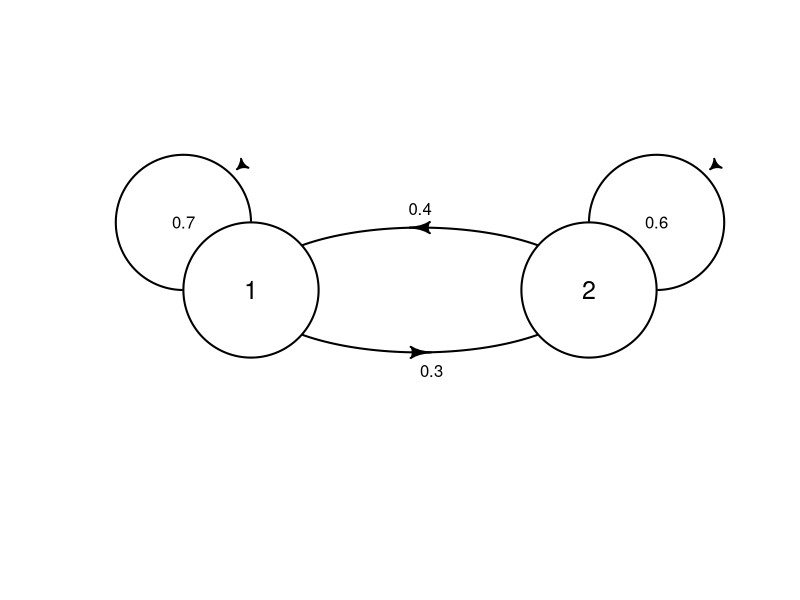
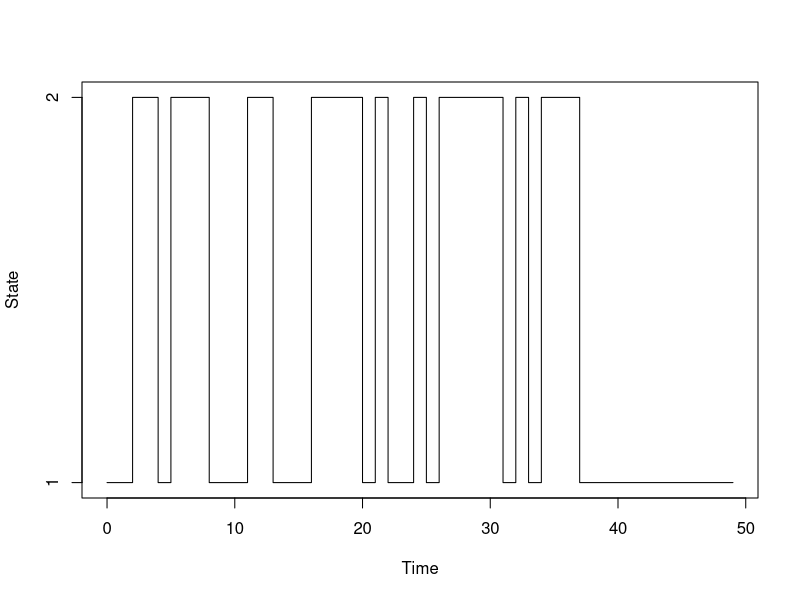
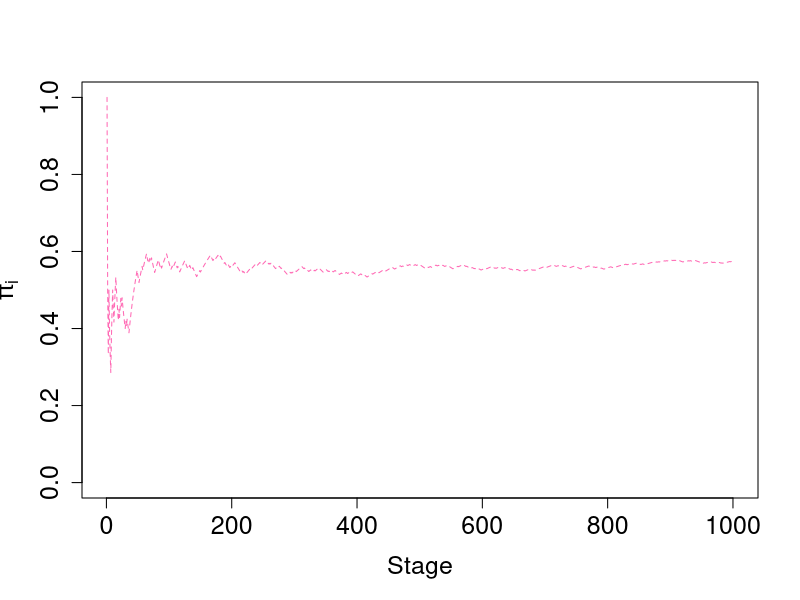

Recreate these plots in R, in order.
##MARCOV CHAIN
library(shape)
library(diagram)

# matrix
P <- matrix(c(0.7, 0.3,
              0.4, 0.6), nrow=2, ncol=2, byrow=TRUE)
nStates <- dim(P)[1]
# Compute P - I(n) and select first n-1 rows
A = t(P - diag(nStates))[1:(nStates-1),]
# Add "sum to 1" constraints
A = rbind(A, rep(1, nStates))
# Define RHS of system of equations
b <- c(rep(0, nStates-1), 1)
# Solve
pi_theoretical <- solve(A,b)
# plotting
plotmat(t(P), curve=0.3, pos=c(2), box.size=0.1,
        self.shifty = c(0.1, 0.1),
        self.shiftx = c(-0.1, 0.1),
        self.lwd = 2,
        self.arrpos = c(1, 1),
        shadow.size = 0,
        cex = 1,
        box.cex = 1.5)
###############################################################################
########################## SIMULATING #########################################
set.seed(123)
#Specify states
S <- c(1,2)
M <- length(S)
P
dimnames(P) <- list(S, S)
P
#simulations
numStages <- 1e4
#Initialize vector x
x <- rep(NA, numStages+1)
names(x) <- 0:numStages
x0 <- 1
x[1] <- x0
#For each 
for(i in 1:numStages){
        
        rowIndex <- which(x[i]==S)
        x[i+1] <- sample(S, 1, prob=P[rowIndex,], replace=TRUE)
}
head(x, 10)
summaryTable <- cbind(Stage=0:numStages, State=x)
head(summaryTable)
#Compute number of times in each state
table(x)



#Plot
plotLen <- 50
plot(names(x[1:plotLen]), x[1:plotLen], type='s',
     xlab="Time", ylab='State' , yaxt='n')
axis(2, at = c(1,2), labels = S)
head(x, 10)

# Create an empty matrix
mat <- matrix(0, nrow = M, ncol = numStages)
# If MC is in state at i at time n, record a 1 in cell (i,n)
mat[cbind(x[2:(numStages+1)], seq_len(numStages))] <- 1
# Compute cumulative sum of number of times in each state
mat_sum <- t(apply(mat,1,cumsum))
# Compute proportion of times in each state
pi_cumsum <- t(sweep(mat_sum,2,colSums(mat_sum),"/"))
#head(mat_sum)
mycols <- c("hotpink", "blue")
numStagesPlot <- min(1000, numStages)
plot(1:numStagesPlot, pi_cumsum [1:numStagesPlot,1],
     ylim=c(0,1),
     col=mycols[1],
     ylab=expression(pi[i]), type="l",
     xlab="Stage", lty=2,
     cex.axis = 1.5,
     cex.lab = 1.5
)

